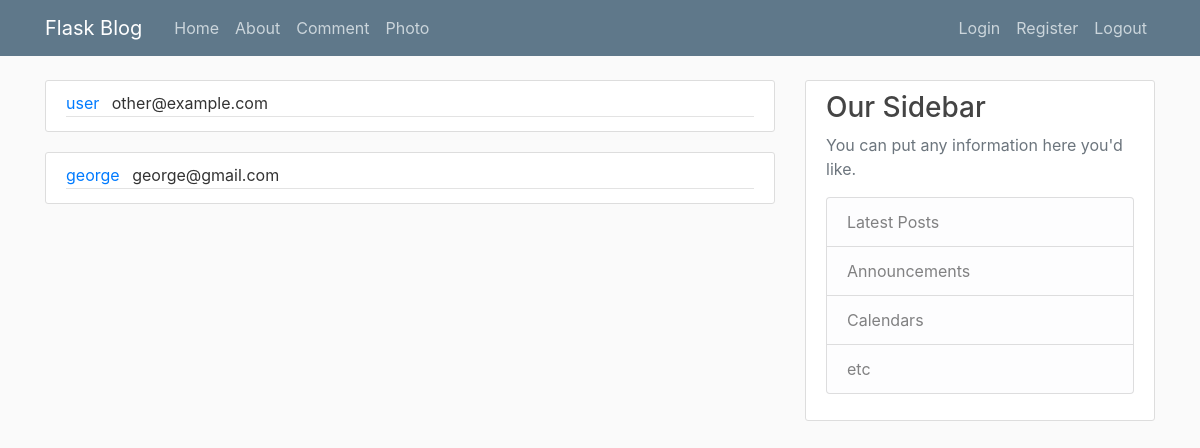
The page /admin on the database its author committed.
### db_interface.py (models this page shows, shortened)
class User(db.Model):
    id = db.Column(db.Integer, primary_key=True)
    username = db.Column(db.String(20), unique=True, nullable=False)
    email = db.Column(db.String(120), unique=True, nullable=False)
    image_file = db.Column(db.String(120), nullable=False, default='default.jpg')
    password = db.Column(db.String(60), nullable=False)
    posts = db.relationship('Post', backref='author', lazy=True)
    image = db.Column(db.LargeBinary, nullable=True)

### flaskblog.py (the view)
@app.route("/admin")
def admin():
    return render_template('admin.html', users=User.query.all())

### Templates/admin.html (shortened to what this page needs)
<html>
    <head></head>
    <body>{% extends "layout.html" %}
    {% block content %}
        {% for user in users %}
            <article class="media content-section">
              <div class="media-body">
                <div class="article-metadata">
                  <a class="mr-2" href="#">{{ user.username }}</a>
                  <a class="mr-2">{{ user.email }}</a>
                </div>
            </article>
        {% endfor %}
    {% endblock content %}

### Templates/layout.html (shortened to what this page needs)
<html>
<head>
    <link rel="stylesheet" href="https://maxcdn.bootstrapcdn.com/bootstrap/4.0.0/css/bootstrap.min.css">
    <link rel="stylesheet" type="text/css" href="{{ url_for('static', filename='main.css') }}">
    </head><body>
    <header class="site-header">
      <nav class="navbar navbar-expand-md navbar-dark bg-steel fixed-top">
        <div class="container">
          <a class="navbar-brand mr-4" href="/">Flask Blog</a>
          <div class="collapse navbar-collapse" id="navbarToggle">
            <div class="navbar-nav mr-auto">
              <a class="nav-item nav-link" href="{{ url_for('home') }}">Home</a>
              <a class="nav-item nav-link" href="{{ url_for('about') }}">About</a>
              <a class="nav-item nav-link" href="{{ url_for('comment') }}">Comment</a>
              <a class="nav-item nav-link" href="{{ url_for('photo') }}">Photo</a>
            </div>
            <div class="navbar-nav">
              <a class="nav-item nav-link" href="{{ url_for('login') }}">Login</a>
              <a class="nav-item nav-link" href="{{ url_for('register') }}">Register</a>
              <a class="nav-item nav-link" href="{{ url_for('logout') }}">Logout</a>
            </div>
          </div>
        </div>
      </nav>
    </header>
    <main role="main" class="container">
      <div class="row">
        <div class="col-md-8">
          {% block content %}{% endblock %}
        </div>
        <div class="col-md-4">
          <div class="content-section">
            <h3>Our Sidebar</h3>
            <p class="text-muted">You can put any information here you'd like.
              </p><ul class="list-group">
                <li class="list-group-item list-group-item-light">Latest Posts</li>
                <li class="list-group-item list-group-item-light">Announcements</li>
                <li class="list-group-item list-group-item-light">Calendars</li>
                <li class="list-group-item list-group-item-light">etc</li>
              </ul>
          </div>
        </div>
      </div>
    </main>
</body></html>

### static/main.css (style rules this page uses)
body { background: #fafafa; color: #333333; margin-top: 5rem; }
h1, h2, h3, h4, h5, h6 { color: #444444; }
.bg-steel { background-color: #5f788a; }
.site-header .navbar-nav .nav-link { color: #cbd5db; }
.content-section { background: #ffffff; padding: 10px 20px; border: 1px solid #dddddd; border-radius: 3px; margin-bottom: 20px; }
.article-metadata { padding-bottom: 1px; margin-bottom: 4px; border-bottom: 1px solid #e3e3e3 }

### rows shown on the page
User: username "user", email "other@example.com"
User: username "george", email "george@gmail.com"
